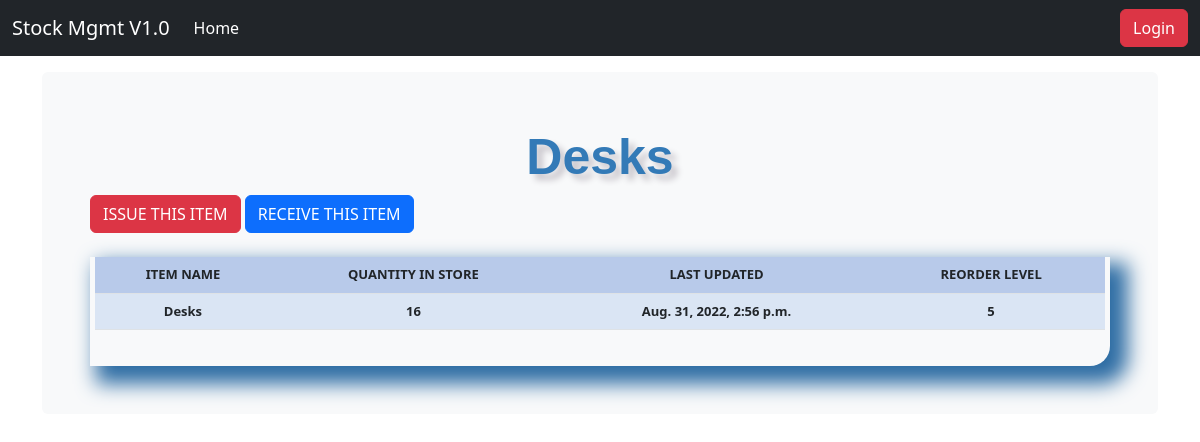
/stock_detail/2/, run on the app's committed database.
### stockmgmt/models.py (models this page shows, shortened)
class Stock(models.Model):
    category = models.ForeignKey(Category, on_delete=models.CASCADE, blank=True)
    item_name = models.CharField(max_length=50, blank=True, null=True)
    quality = models.IntegerField(default='0', blank=True, null=True)
    receive_quantity = models.IntegerField(default='0', blank=True, null=True)
    receive_by = models.CharField(max_length=50, blank=True, null=True)
    issue_quantity = models.IntegerField(default='0', blank=True, null=True)
    issue_by = models.CharField(max_length=50, blank=True, null=True)
    issue_to = models.CharField(max_length=50, blank=True, null=True)
    phone_number = models.CharField(max_length=50, blank=True, null=True)
    created_by = models.CharField(max_length=50, blank=True, null=True)
    reorder_level = models.IntegerField(default='0', blank=True, null=True)
    last_updated = models.DateTimeField(auto_now_add=False, auto_now=True)
    timestamp = models.DateTimeField(auto_now_add=True, auto_now=False)

### stockmgmt/views.py (the view)
# urls.py: path('stock_detail/<str:pk>/', views.stock_detail, name="stock_detail"),
def stock_detail(request, pk):
    queryset = Stock.objects.get(id=pk)
    context = {
        "title": queryset.item_name,
        "queryset": queryset
    }
    return render(request, "stock_detail.html", context)

### stockmgmt/templates/stock_detail.html (shortened to what this page needs)
{% load static %}
{% load crispy_forms_tags %}
<!DOCTYPE html>
<html lang="en">
  <head>
<link href="{% static 'css/stylesheet.css' %}" rel="stylesheet">
<link href="https://cdn.jsdelivr.net/npm/bootstrap@5.2.0/dist/css/bootstrap.min.css" rel="stylesheet"
integrity="sha384-gH2yIJqKdNHPEq0n4Mqa/HGKIhSkIHeL5AyhkYV8i59U5AR6csBvApHHNl/vI1Bx">
    <link href="{% static 'css/navbar-top-fixed.css' %}" rel="stylesheet">
  </head>
  <body>
{% include 'navbar.html' %}
<main class="container">
  <div class="bg-light p-5 rounded">
    <div class='header'>{{title}}</div>
    <a href="{% url 'issue_items' queryset.id %}"><div class='btn btn-danger'>ISSUE THIS ITEM</div></a>
    <a href="{% url 'receive_items' queryset.id %}"><div class='btn btn-primary'>RECEIVE THIS ITEM</div></a>
            <br><br>
            <div class='display_table'>
                <table class='table'>
                    <tr>
                        <th>ITEM NAME</th>
                        <th>QUANTITY IN STORE</th>
                        <th>LAST UPDATED</th>
                        <th>REORDER LEVEL</th>
                    </tr>
                    <tr>
                        <th>{{queryset.item_name}}</th>
                        <th>{{queryset.quality}}</th>
                        <th>{{queryset.last_updated}}</th>
                        <th>{{queryset.reorder_level}}</th>
                    </tr>
                </table>
            </div>
  </div>
</main>
  </body>
</html>

### stockmgmt/static/css/stylesheet.css (style rules this page uses)
body { background-color: #34eb6b; }
.table { font-size: 13px; text-align: center; width: 95%; margin: auto; }
.table tr:nth-child(odd) { background: #B8CAEA; }
.table tr:nth-child(even) { background: #dae5f4; }
th { background: #337ab7; }
.display_table { border-bottom-right-radius: 20px; padding-left: 5px; padding-right: 5px; padding-bottom: 20px; box-shadow: 12px 12px 20px 6px #2e6da4; }
.header { font-family: helvetica; color: #337ab7; font-size: 50px; width: 100%; text-align: center; text-shadow: 6px 6px 6px #c9c6cc; display: block; font-weight: bolder; }

### stockmgmt/static/css/navbar-top-fixed.css (style rules this page uses)
body { min-height: 75rem; padding-top: 4.5rem; }

### data on the page
Stock: item_name "Desks", quality "16", last_updated "Aug. 31, 2022, 2:56 p.m.", reorder_level "5"
